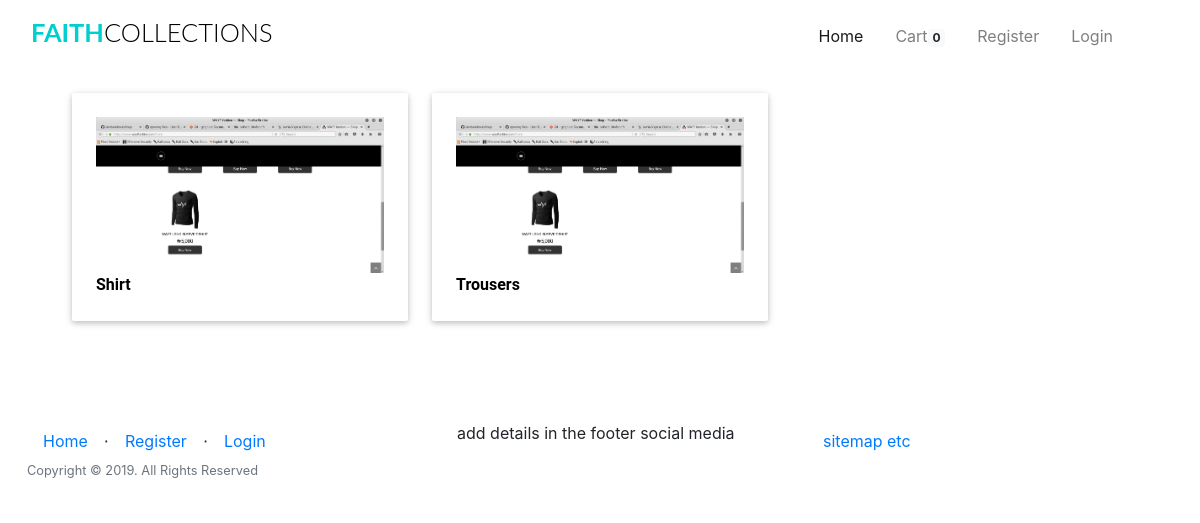
Page /home/ on the earlier database version.
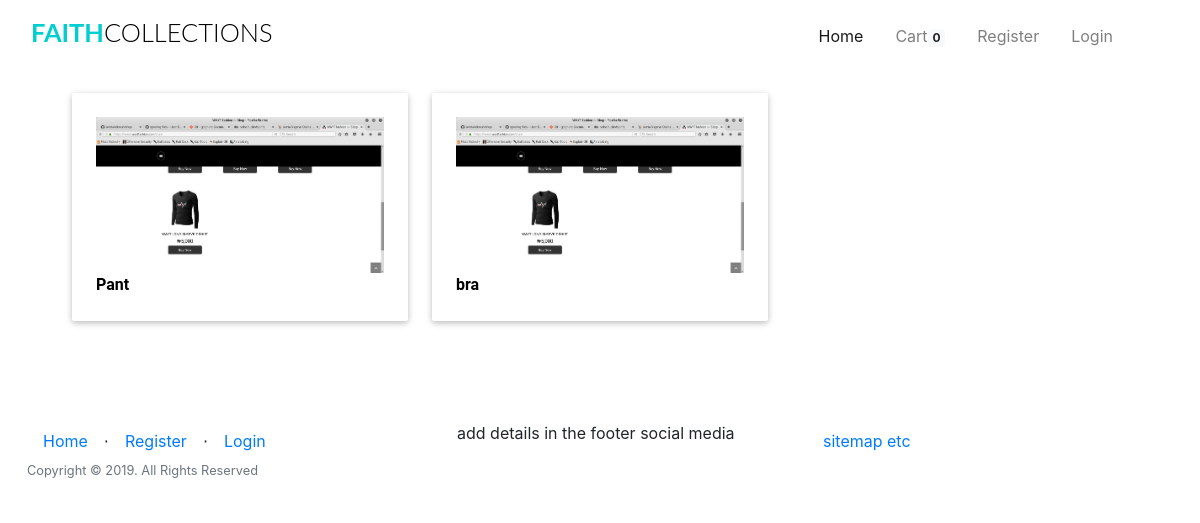
Same page on the later database version.
### app/models.py (models this page shows, shortened)
class Categories(db.Model):
	id = db.Column(db.Integer, primary_key=True)
	category_name  = db.Column(db.String(20), index = True)
	product = db.relationship('Products', backref='products_categories')

### app/home/routes.py (the view)
@home.route('/home/')
def homepage():
	categories = Categories.query.all()
	products = Products.query.all()
	if current_user.is_anonymous:
		count = 0
	else:
		count = Kart.query.filter_by(user_id =current_user.id).count()
	return render_template("home/index.html", title = 'Website name',
	categories = categories, products = products, count=count)

### app/templates/home/index.html (shortened to what this page needs)
{% extends "base.html" %}
{% block body %}
<body>
	<div class="container-fluid">
	{% if categories %}
	<div class="row d-block">
		{% for category in categories %}
	<a href="{{ url_for('home.shop_by_category', id=category.id) }}">
		<div class="col l4 s12 m6" >
			<div class="card-panel hoverable" style="max-height:270px; background-color:#FFFFFF;">
					<div class="card-image" style="margin-left:auto;margin-right: auto;">
							<img class="responsive-img" src="{{url_for('static', filename = 'test.png')}}"  >
							<div class="caption">
							<span class="card-title" style="margin-bottom:7px;">
								<strong style="font-size:16px;font-family: 'Roboto', sans-serif;color: #000;">
									{{ category.category_name }}
								</strong>
							</span>
							</div>
						</div>
				</div>
		</div>
	</a>
		{% endfor %}
	</div>
	{% endif %}
	</div>
</body>
{% endblock %}

Differences in the rows shown:
changed Categories: category_name "Shirt" → "Pant"
changed Categories: category_name "Trousers" → "bra"
